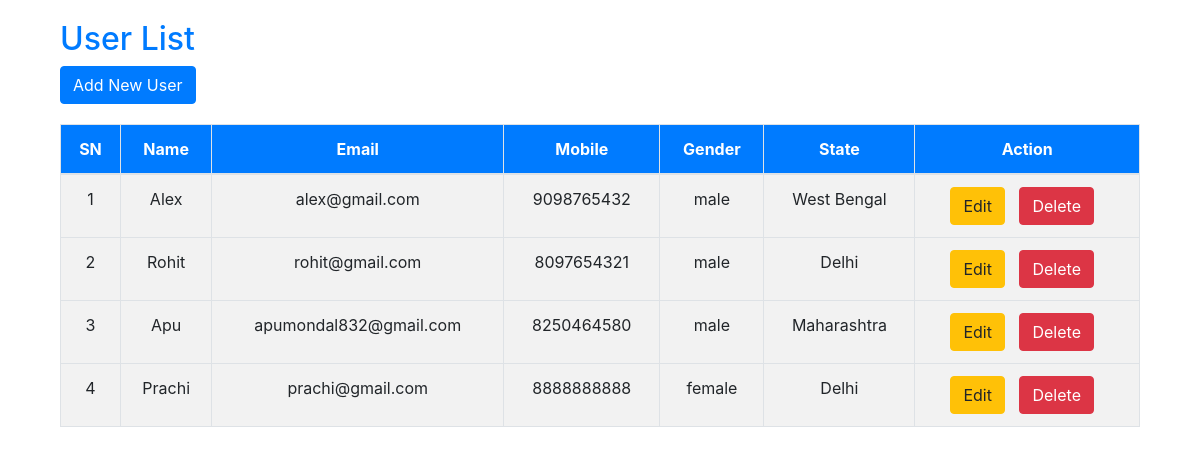
The page / on the database its author committed.
### tables this page shows
CREATE TABLE `users` (
  `id` int(11) NOT NULL,
  `name` varchar(255) NOT NULL,
  `email` varchar(255) NOT NULL,
  `mobile` varchar(20) NOT NULL,
  `gender` varchar(50) NOT NULL,
  `state` varchar(50) NOT NULL
);

### application/controllers/User_controller.php (called while the page is built, shortened)
<?php
class User_controller extends CI_Controller {
    public function __construct() {
        $this->load->model('user_model');
        $this->load->helper('url');
        $this->load->database();
        $this->load->library('form_validation');
    }
    public function index() {
        $data['users'] = $this->user_model->get_users();
        $this->load->view('user_list', $data);
    }
}
?>

### index.php (called while the page is built, shortened)
<?php
require_once BASEPATH.'core/CodeIgniter.php';

### application/models/User_model.php (called while the page is built, shortened)
<?php
class User_model extends CI_Model {
    public function get_users() {
        $query = $this->db->get('users');
        return $query->result();
    }
}
?>

### application/views/user_list.php (the view, shortened to what this page needs)
<?php $this->load->view('includes/header'); ?>
    <div class="container">
        <h2>User List</h2>
        <a class="btn btn-primary" href="<?php echo base_url('user_controller/add_user'); ?>">Add New User</a>
        <table class="table table-bordered table-striped">
            <thead>
                <tr>
                    <th>SN</th>
                    <th>Name</th>
                    <th>Email</th>
                    <th>Mobile</th>
                    <th>Gender</th>
                    <th>State</th>
                    <th>Action</th>
                </tr>
            </thead>
            <tbody>
                <?php $serial_number = 1; ?>
                <?php foreach ($users as $user) : ?>
                    <tr>
                        <td><?php echo $serial_number; ?></td>
                        <td><?php echo $user->name; ?></td>
                        <td><?php echo $user->email; ?></td>
                        <td><?php echo $user->mobile; ?></td>
                        <td><?php echo $user->gender; ?></td>
                        <td><?php echo $user->state; ?></td>
                        <td>
                            <a class="btn btn-warning" href="<?php echo base_url('user_controller/edit_user/' . $user->id); ?>">Edit</a>
                            <a class="btn btn-danger" href="<?php echo base_url('user_controller/delete_user/' . $user->id); ?>" onclick="return confirm('Are you sure you want to delete this record?')">Delete</a>
                        </td>
                    </tr>
                    <?php $serial_number++; ?>
                <?php endforeach; ?>
            </tbody>
        </table>
    </div>
    <?php $this->load->view('includes/footer'); ?>

### application/views/includes/header.php (shortened to what this page needs)
<!DOCTYPE html>
<html lang="en">
<head>
    <link rel="stylesheet" href="https://stackpath.bootstrapcdn.com/bootstrap/4.5.2/css/bootstrap.min.css">
</head>
<body>
    <div class="container">

### application/views/includes/footer.php (shortened to what this page needs)
</body>
</html>

### application/views/user_list.php (style rules this page uses)
body { padding: 20px; }
h2 { color: #007bff; }
table { width: 100%; margin-top: 20px; }
th, td { padding: 10px; text-align: center; }
th { background-color: #007bff; color: #fff; }
tr:nth-child(even) { background-color: #f2f2f2; }
a { color: #007bff; text-decoration: none; margin-right: 10px; }

### rows shown on the page
users: name "Alex", email "alex@gmail.com", mobile "9098765432", gender "male", state "West Bengal"
users: name "Rohit", email "rohit@gmail.com", mobile "8097654321", gender "male", state "Delhi"
users: name "Apu", email "apumondal832@gmail.com", mobile "8250464580", gender "male", state "Maharashtra"
users: name "Prachi", email "prachi@gmail.com", mobile "8888888888", gender "female", state "Delhi"
